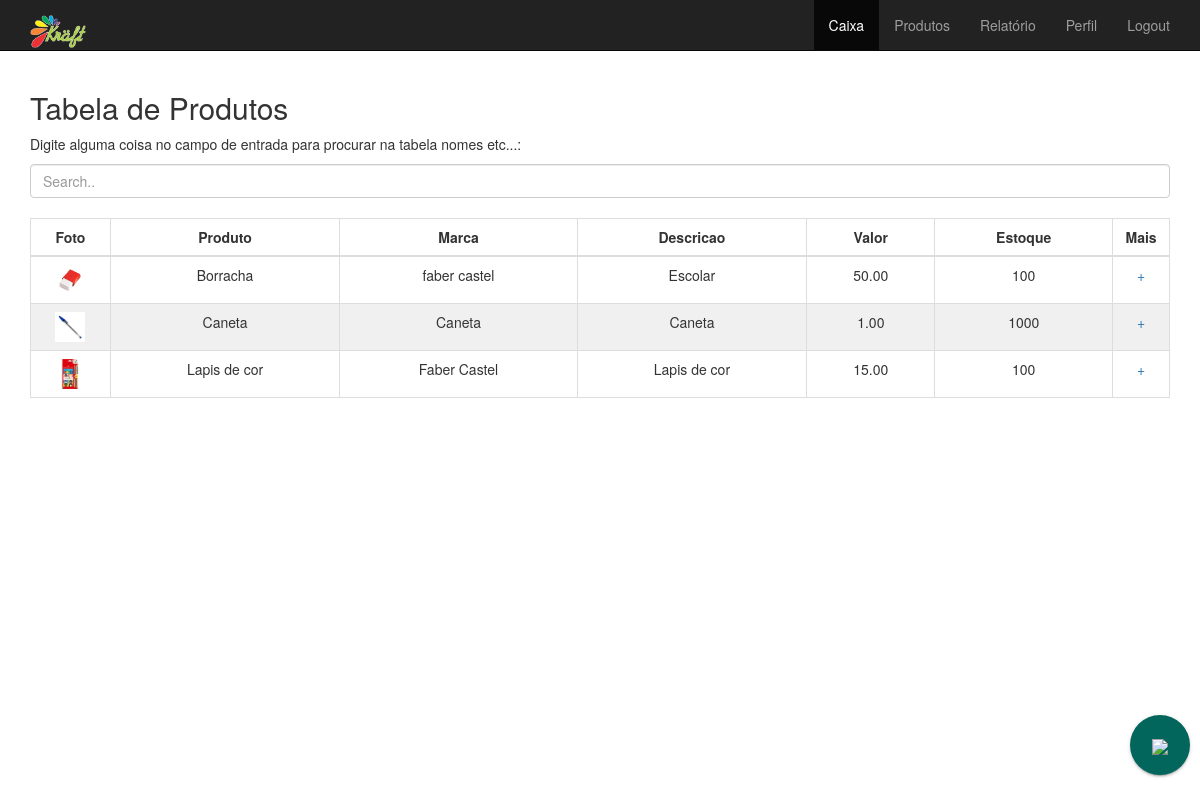
The app's page /produtos/, older data.
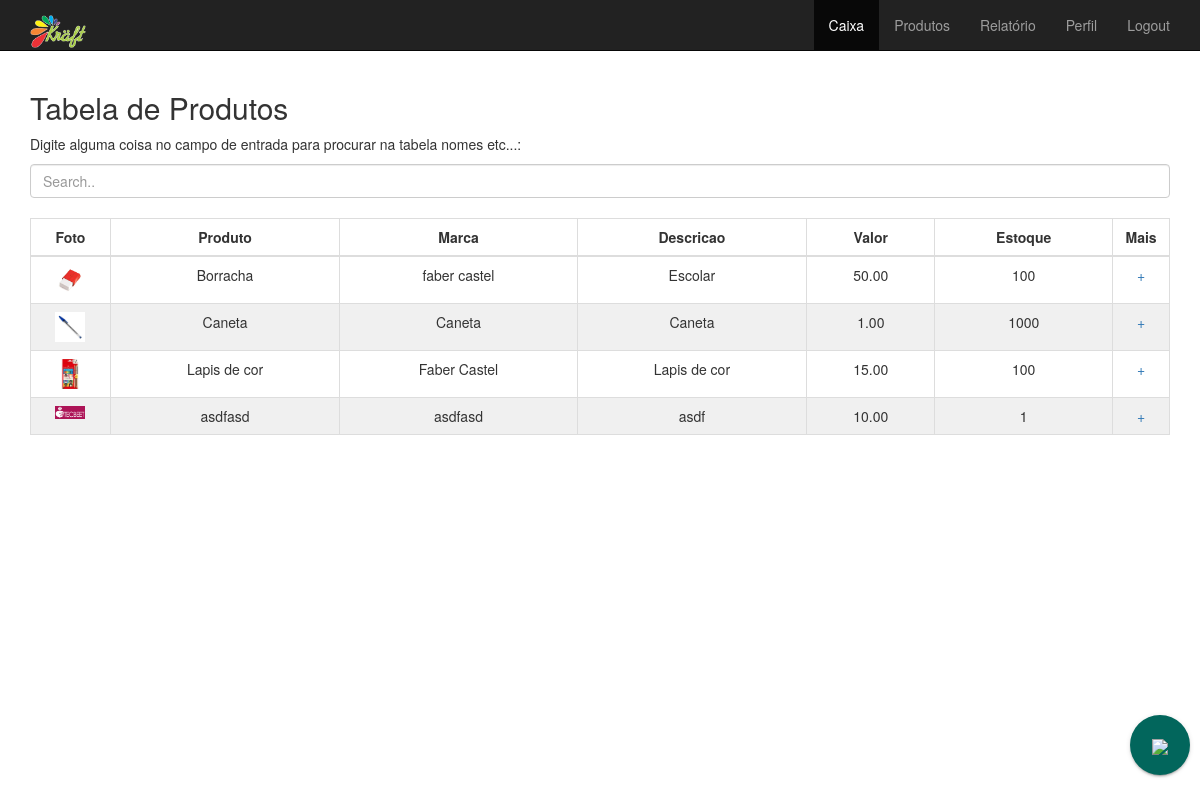
The same page, newer data.
### appkraft/models.py (models this page shows, shortened)
class Produtos(models.Model):
    codigo_produto = models.IntegerField(unique=True)
    codigo_barras = models.IntegerField(unique=True)
    nome = models.CharField(max_length=150)
    descricao = models.CharField(max_length=150)
    valor = models.DecimalField(max_digits=5, decimal_places=2)
    marca = models.CharField(max_length=150)
    estoque_atual = models.IntegerField()
    estoque_minimo = models.IntegerField()
    observacoes = models.TextField(max_length=255, null=True, blank=True)
    create_data = models.DateTimeField(
        default=timezone.now, blank=True, null=True
    )
    foto = models.ImageField(upload_to='appkraft', blank=True, null=True)
    empresa = models.ForeignKey(Pessoa, on_delete=models.CASCADE)
    custo = models.DecimalField(max_digits=5, decimal_places=2)
    ganho = models.DecimalField(max_digits=5, decimal_places=2) #ganho em porcentagem

### appkraft/views.py (the view)
# urls.py: path('produtos/', ProdutosListView.as_view(), name='appkraft-list'),
class ProdutosListView(ListView):
    template_name = 'appkraft/appkraft_list.html'
    queryset = Produtos.objects.all()

### appkraft/templates/appkraft/appkraft_list.html (shortened to what this page needs)
{% extends 'appkraft/base.html' %}
{% load staticfiles %}
{% block content %}
    <div class="container">
            <h2>Tabela de Produtos</h2>
            <p>Digite alguma coisa no campo de entrada para procurar na tabela nomes etc...:</p>
            <input class="form-control" id="myInput" type="text" placeholder="Search..">
            <br>
            <table class="table table-bordered">
              <thead>
                <tr>
                  <th class="t4">Foto</th>
                  <th>Produto</th>
                  <th>Marca</th>
                  <th>Descricao</th>
                  <th>Valor</th>
                  <th>Estoque</th>
                  <th class="t5">Mais</th>
                </tr>
              </thead>
              <tbody id="myTable">
                {% for produto in object_list %}
                    <tr>
                        {% if produto.foto %}
                          <td align="center"><img src="{{produto.foto.url}}" class="img-responsive" width="30"></td>
                        {% else %}
                          <td>----</td>
                        {% endif %}
                        <td>{{ produto.nome }}</td>
                        <td>{{ produto.marca }}</td>
                        <td>{{ produto.descricao }}</td>
                        <td>{{ produto.valor }}</td>
                        <td>{{ produto.estoque_atual }}</td>
                        <td><a href="#" data-toggle="modal" data-target="#exampleModal"
                          data-whateverimagem="{{produto.foto.url}}"
                          data-whateverdetalhes="Nome: {{ produto.nome }}&#013;Código Produto: {{ produto.codigo_produto }}&#013;Código Barras: {{ produto.codigo_barras }}&#013;Descrição: {{ produto.descricao }}&#013;Valor: {{ produto.valor }}&#013;Marca: {{ produto.marca }}&#013;Estoque Atual: {{ produto.estoque_atual }}&#013;Estoque Minimo: {{ produto.estoque_minimo }}&#013;Observações: {{ produto.observacoes }}&#013;Data: {{ produto.create_data }}&#013;
                          "
                          >+</a></td>
                    </tr>
                {% endfor %}
              </tbody>
            </table>
        </div>
           <div id="div2" class="zoom">
                <a class="zoom-fab zoom-btn-large" id="zoomBtn" href="/create">
                <img src="https://img.icons8.com/android/24/ffffff/plus.png" width="30"></a>
                <ul class="zoom-menu">
              </ul>
        </div>
{% endblock %}

Row changes from the older to the newer data that the page shows:
added Produtos: foto (picture), nome "asdfasd", marca "asdfasd", descricao "asdf", valor "10.00", estoque_atual "1"
